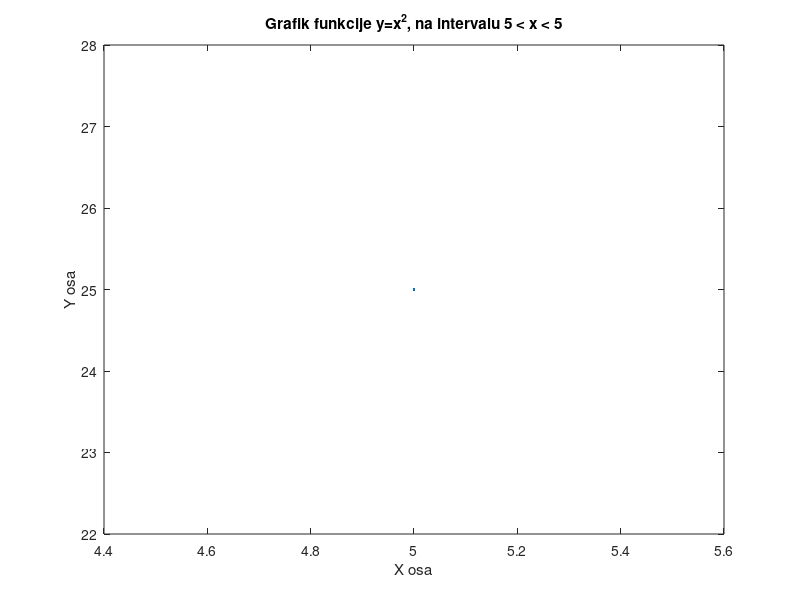

The MATLAB script that drew this image:
a = input('Pocetak intervala (a): '); 
b = input('Kraj intervala (b): '); 
korak = input('korak iznosi: '); 
x = a:korak:b; 
y = x.^2; 
plot(x,y) 
title(['Grafik funkcije y=x^2, na intervalu ' num2str(a) ' < x < ' num2str(b)]);
xlabel('X osa'); ylabel('Y osa') 